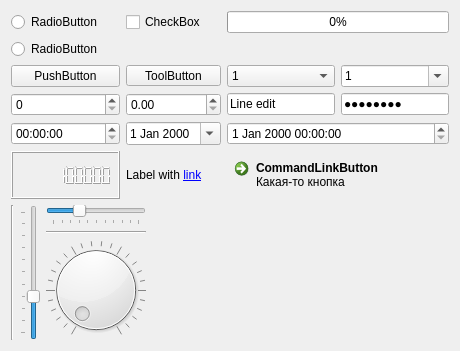
         <widget class="QWidget" name="tab_1">
          <attribute name="title">
           <string notr="true">Tab 1</string>
          </attribute>
          <layout class="QGridLayout" name="gridLayout_7">
           <item row="0" column="0" colspan="2">
            <layout class="QGridLayout" name="gridLayout_6">
             <item row="4" column="0">
              <widget class="QTimeEdit" name="timeEdit"/>
             </item>
             <item row="3" column="0">
              <widget class="QSpinBox" name="spinBox">
               <property name="maximum">
                <number>100000</number>
               </property>
              </widget>
             </item>
             <item row="3" column="1">
              <widget class="QDoubleSpinBox" name="doubleSpinBox">
               <property name="maximum">
                <double>1000000000000000000000.000000000000000</double>
               </property>
              </widget>
             </item>
             <item row="4" column="1">
              <widget class="QDateEdit" name="dateEdit">
               <property name="calendarPopup">
                <bool>true</bool>
               </property>
              </widget>
             </item>
             <item row="3" column="2">
              <layout class="QHBoxLayout" name="horizontalLayout_2">
               <item>
                <widget class="QLineEdit" name="lineEdit">
                 <property name="text">
                  <string notr="true">Line edit</string>
                 </property>
                </widget>
               </item>
               <item>
                <widget class="QLineEdit" name="lineEdit_2">
                 <property name="text">
                  <string notr="true">Password</string>
                 </property>
                 <property name="echoMode">
                  <enum>QLineEdit::Password</enum>
                 </property>
                </widget>
               </item>
              </layout>
             </item>
             <item row="4" column="2">
              <widget class="QDateTimeEdit" name="dateTimeEdit"/>
             </item>
             <item row="5" column="0">
              <widget class="QLCDNumber" name="lcdNumber">
               <property name="digitCount">
                <number>10</number>
               </property>
               <property name="intValue" stdset="0">
                <number>1234567890</number>
               </property>
              </widget>
             </item>
             <item row="2" column="2">
              <layout class="QHBoxLayout" name="horizontalLayout_3">
               <item>
                <widget class="QComboBox" name="comboBoxReadOnly">
                 <property name="sizePolicy">
                  <sizepolicy hsizetype="MinimumExpanding" vsizetype="Fixed">
                   <horstretch>0</horstretch>
                   <verstretch>0</verstretch>
                  </sizepolicy>
                 </property>
                 <item>
                  <property name="text">
                   <string notr="true">1</string>
                  </property>
                 </item>
                 <item>
                  <property name="text">
                   <string notr="true">2</string>
                  </property>
                 </item>
                 <item>
                  <property name="text">
                   <string notr="true">3</string>
                  </property>
                 </item>
                </widget>
               </item>
               <item>
                <widget class="QComboBox" name="comboBoxEditable">
                 <property name="sizePolicy">
                  <sizepolicy hsizetype="MinimumExpanding" vsizetype="Fixed">
                   <horstretch>0</horstretch>
                   <verstretch>0</verstretch>
                  </sizepolicy>
                 </property>
                 <property name="editable">
                  <bool>true</bool>
                 </property>
                 <item>
                  <property name="text">
                   <string notr="true">1</string>
                  </property>
                 </item>
                 <item>
                  <property name="text">
                   <string notr="true">2</string>
                  </property>
                 </item>
                 <item>
                  <property name="text">
                   <string notr="true">3</string>
                  </property>
                 </item>
                </widget>
               </item>
              </layout>
             </item>
             <item row="2" column="1">
              <widget class="QToolButton" name="toolButton">
               <property name="sizePolicy">
                <sizepolicy hsizetype="MinimumExpanding" vsizetype="Fixed">
                 <horstretch>0</horstretch>
                 <verstretch>0</verstretch>
                </sizepolicy>
               </property>
               <property name="text">
                <string notr="true">ToolButton</string>
               </property>
               <property name="popupMode">
                <enum>QToolButton::InstantPopup</enum>
               </property>
              </widget>
             </item>
             <item row="0" column="1">
              <widget class="QCheckBox" name="checkBox">
               <property name="text">
                <string notr="true">CheckBox</string>
               </property>
               <property name="tristate">
                <bool>true</bool>
               </property>
              </widget>
             </item>
             <item row="5" column="1">
              <widget class="QLabel" name="label">
               <property name="text">
                <string notr="true">Label with &lt;a href=&quot;http://google.com&quot;&gt;link&lt;/a&gt;</string>
               </property>
              </widget>
             </item>
             <item row="2" column="0">
              <widget class="QPushButton" name="pushButton">
               <property name="sizePolicy">
                <sizepolicy hsizetype="MinimumExpanding" vsizetype="Fixed">
                 <horstretch>0</horstretch>
                 <verstretch>0</verstretch>
                </sizepolicy>
               </property>
               <property name="text">
                <string notr="true">PushButton</string>
               </property>
               <property name="checkable">
                <bool>true</bool>
               </property>
              </widget>
             </item>
             <item row="0" column="0">
              <widget class="QRadioButton" name="radioButton">
               <property name="text">
                <string notr="true">RadioButton</string>
               </property>
              </widget>
             </item>
             <item row="0" column="2">
              <widget class="QProgressBar" name="progressBar">
               <property name="maximum">
                <number>20</number>
               </property>
               <property name="value">
                <number>0</number>
               </property>
              </widget>
             </item>
             <item row="5" column="2">
              <widget class="QCommandLinkButton" name="commandLinkButton">
               <property name="text">
                <string notr="true">CommandLinkButton</string>
               </property>
               <property name="description">
                <string>Какая-то кнопка</string>
               </property>
              </widget>
             </item>
             <item row="1" column="0">
              <widget class="QRadioButton" name="radioButton_2">
               <property name="text">
                <string notr="true">RadioButton</string>
               </property>
              </widget>
             </item>
            </layout>
           </item>
           <item row="2" column="0">
            <layout class="QGridLayout" name="gridLayout_5">
             <item row="0" column="0" rowspan="3">
              <widget class="Line" name="line_2">
               <property name="orientation">
                <enum>Qt::Vertical</enum>
               </property>
              </widget>
             </item>
             <item row="0" column="1" rowspan="3">
              <widget class="QSlider" name="verticalSlider">
               <property name="value">
                <number>30</number>
               </property>
               <property name="orientation">
                <enum>Qt::Vertical</enum>
               </property>
               <property name="tickPosition">
                <enum>QSlider::TicksAbove</enum>
               </property>
              </widget>
             </item>
             <item row="0" column="2">
              <widget class="QSlider" name="horizontalSlider">
               <property name="sizePolicy">
                <sizepolicy hsizetype="Minimum" vsizetype="Fixed">
                 <horstretch>0</horstretch>
                 <verstretch>0</verstretch>
                </sizepolicy>
               </property>
               <property name="value">
                <number>30</number>
               </property>
               <property name="orientation">
                <enum>Qt::Horizontal</enum>
               </property>
               <property name="tickPosition">
                <enum>QSlider::TicksBelow</enum>
               </property>
              </widget>
             </item>
             <item row="1" column="2">
              <widget class="Line" name="line">
               <property name="lineWidth">
                <number>1</number>
               </property>
               <property name="midLineWidth">
                <number>0</number>
               </property>
               <property name="orientation">
                <enum>Qt::Horizontal</enum>
               </property>
              </widget>
             </item>
             <item row="2" column="2">
              <widget class="QDial" name="dial">
               <property name="notchesVisible">
                <bool>true</bool>
               </property>
              </widget>
             </item>
            </layout>
           </item>
           <item row="2" column="1">
            <spacer name="horizontalSpacer_2">
             <property name="orientation">
              <enum>Qt::Horizontal</enum>
             </property>
             <property name="sizeHint" stdset="0">
              <size>
               <width>0</width>
               <height>20</height>
              </size>
             </property>
            </spacer>
           </item>
           <item row="3" column="0">
            <spacer name="verticalSpacer">
             <property name="orientation">
              <enum>Qt::Vertical</enum>
             </property>
             <property name="sizeHint" stdset="0">
              <size>
               <width>20</width>
               <height>0</height>
              </size>
             </property>
            </spacer>
           </item>
          </layout>
         </widget>
